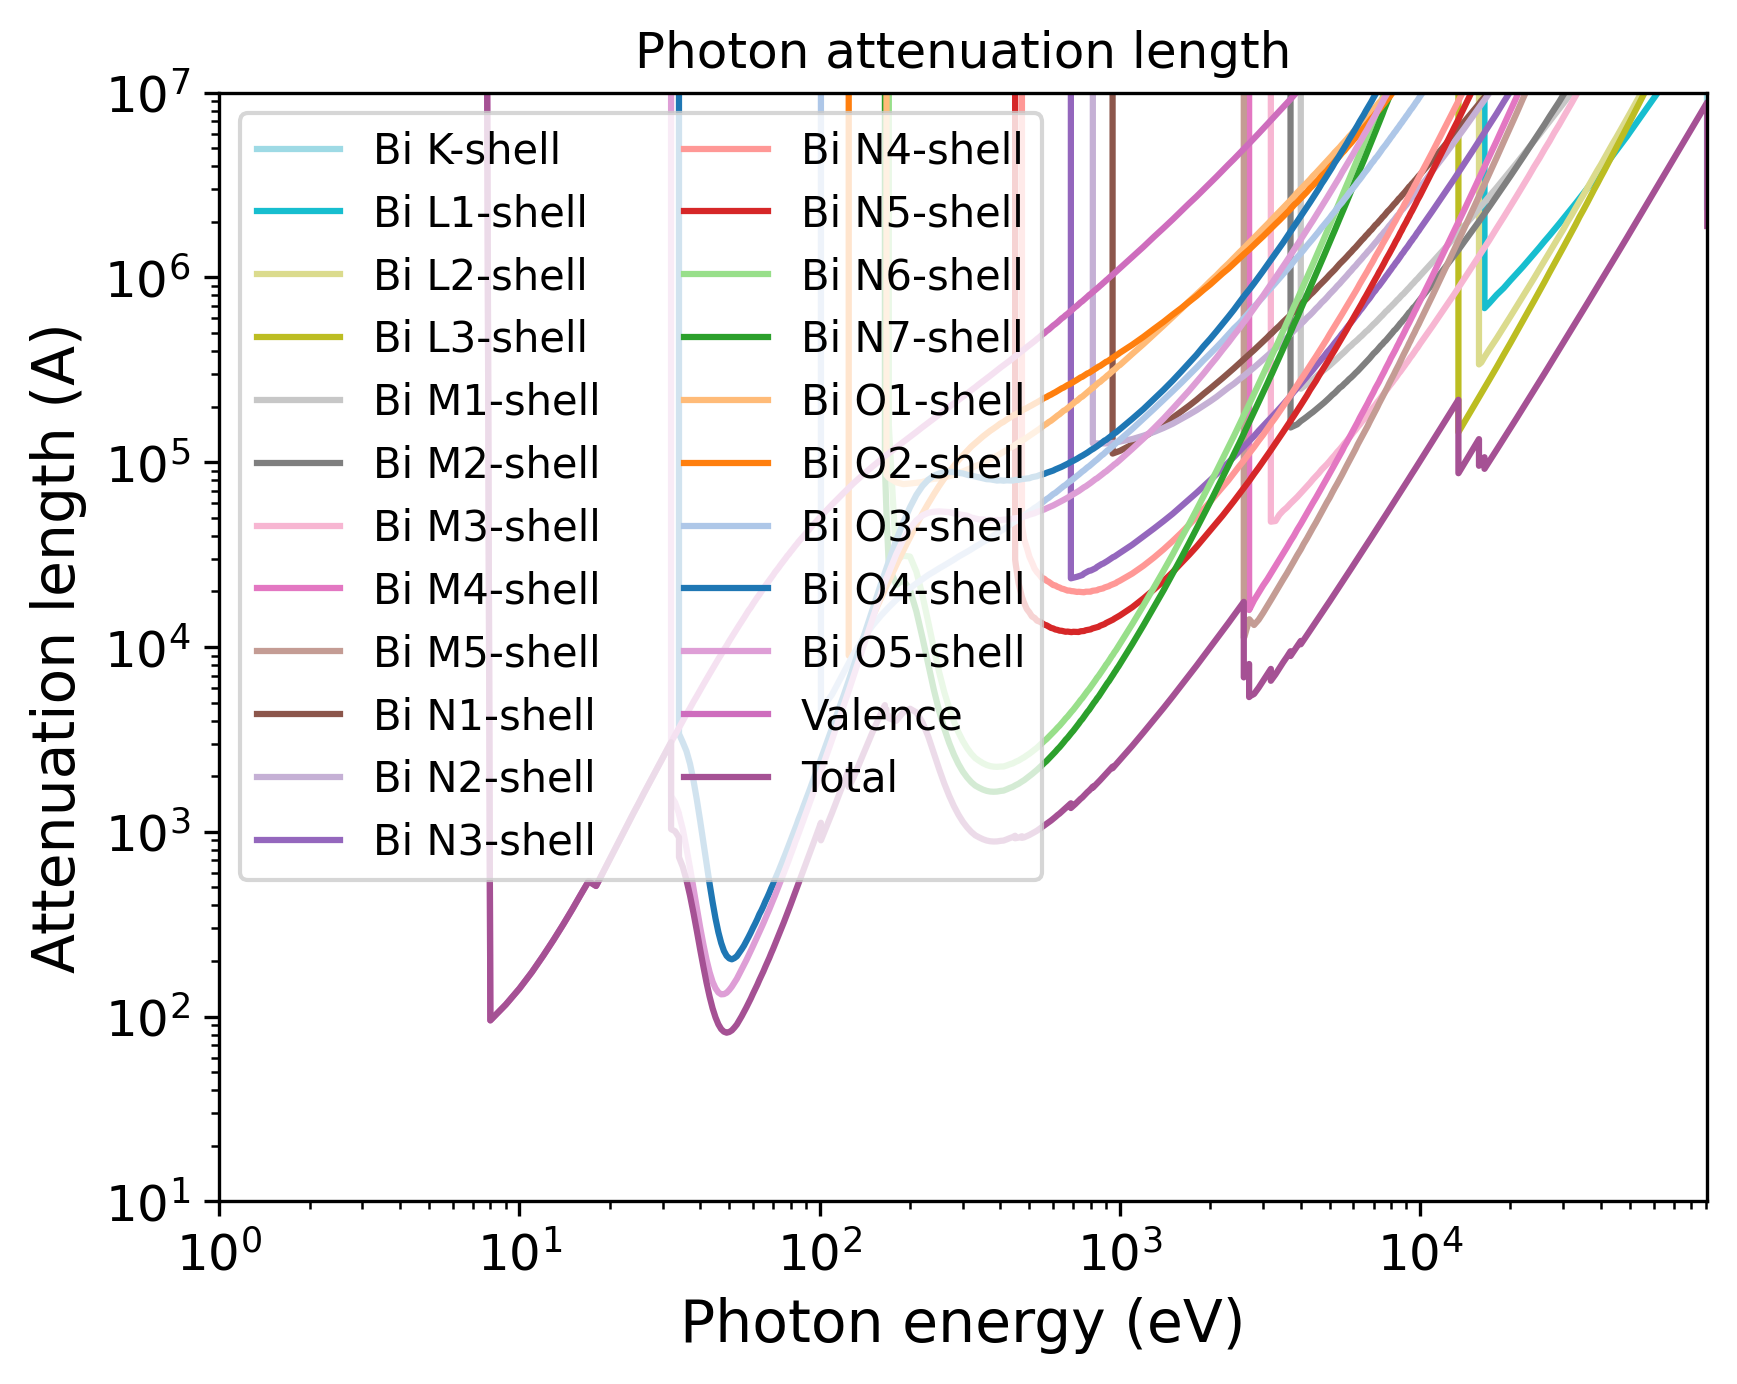

Generate this figure with Python:
import pandas as pd
import numpy as np
import matplotlib.pyplot as plt
import matplotlib.cm as cm
# Set the format:
plt.xlabel("Photon energy (eV)", fontsize=14)
plt.ylabel("Attenuation length (A)", fontsize=14)
plt.xticks(fontsize=12)
plt.yticks(fontsize=12)
plt.grid(False)
# Set the axes:
# Read the output file:
df = pd.read_csv(r"OUTPUT_Bi_Photon_IMFP.dat", sep=r'\s+', header=None, comment="#", skipinitialspace=True)
plt.xscale("log")
plt.yscale("log")
# Prepare the plot:
columns_to_plot = [ 1, 2, 3, 4, 5, 6, 7, 8, 9, 10, 11, 12, 13, 14, 15, 16, 17, 18, 19, 20, 21, 22, 23]
labels = [ "Bi K-shell", "Bi L1-shell", "Bi L2-shell", "Bi L3-shell", "Bi M1-shell", "Bi M2-shell", "Bi M3-shell", "Bi M4-shell", "Bi M5-shell", "Bi N1-shell", "Bi N2-shell", "Bi N3-shell", "Bi N4-shell", "Bi N5-shell", "Bi N6-shell", "Bi N7-shell", "Bi O1-shell", "Bi O2-shell", "Bi O3-shell", "Bi O4-shell", "Bi O5-shell", "Valence", "Total"]
# Create N distinct colors from a colormap
N = len(columns_to_plot)
colors = np.vstack([plt.cm.tab20(np.linspace(1, 0, 20)), plt.cm.tab20b(np.linspace(1, 0, 20))])
# Set line styles:
linestyles = [ "-", "-", "-", "-", "-", "-", "-", "-", "-", "-", "-", "-", "-", "-", "-", "-", "-", "-", "-", "-", "-", "-", "-"]
for i, col in enumerate(columns_to_plot):
    color = colors[i % len(colors)]
    ls    = linestyles[i % len(linestyles)]
    label = labels[i % len(labels)]
    plt.plot(df.iloc[:, 0], df.iloc[:, col],
    color=color,
    label=label,
    linestyle=ls)
plt.xlim(1.00000000,90534.00100000)
plt.ylim(10.00000000,10000000.00000000)
plt.title("Photon attenuation length")
plt.legend(loc="best", fontsize=10, ncol=2)
# Save the plot in this format:
plt.savefig("OUTPUT_MFP_photon.png", dpi=300, bbox_inches="tight")
